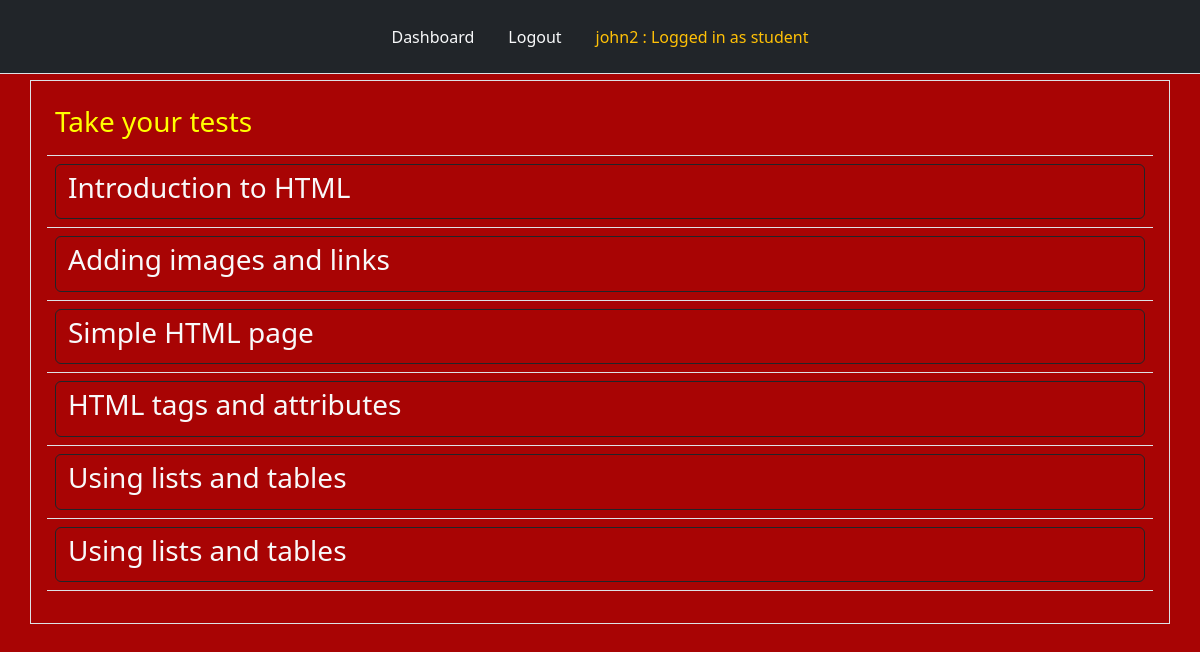
The page /take_test (signed in) on the database its author committed.
### tables this page shows
CREATE TABLE "students" (
	"id"	INTEGER,
	"name"	TEXT NOT NULL,
	"fullname"	TEXT NOT NULL,
	"password"	TEXT NOT NULL,
	"klass"	TEXT NOT NULL,
	PRIMARY KEY("id")
);

CREATE TABLE "tests" (
  id INTEGER PRIMARY KEY,
  title TEXT NOT NULL,
  teacher_name TEXT NOT NULL,
  assigned_test INTEGER,
  assigned_klass TEXT NOT NULL,
  test_id INTEGER
);

### app.py (the view)
@app.route("/take_test", methods=["POST", "GET"])
def take_test():
    user = get_current_user()
    db = connect_to_DB()
    klass = user["klass"]
    query = db.execute("SELECT * FROM tests WHERE assigned_klass = ? AND assigned_test = 1", [klass])
    tests = query.fetchall()
    return render_template("take_test.html", user=user, tests=tests)

### app.py (called while the page is built)
@app.teardown_appcontext
def close_database(error):
    if hasattr(g, "app_database_db"):
        g.app_database_db.close()

def get_current_user():
    user_result = None
    if 'user' in session:
        user = session['user']
        db = getDatabase()
        student_cursor = db.execute("SELECT * FROM students WHERE name = ?", [user])
        student_result = student_cursor.fetchone()
        if student_result:
            user_result = student_result
        else:
            user_cursor = db.execute("SELECT * FROM users WHERE name = ?", [user])
            user_result = user_cursor.fetchone()
    return user_result

### database.py (called while the page is built)
def connect_to_DB():
    current_dir = os.path.dirname(os.path.abspath(__file__))
    db_file = os.path.join(current_dir, "app_database.db")
    sql = sqlite3.connect(db_file)
    sql.row_factory = sqlite3.Row
    return sql

def getDatabase():
    if not hasattr(g, "app_database_db"):
        g.app_database_db = connect_to_DB()
    return g.app_database_db

### templates/take_test.html (shortened to what this page needs)
{% from "nav.html" import links %}
<!doctype html>
<html lang="en">
  <head>
    <link href="https://cdn.jsdelivr.net/npm/bootstrap@5.2.3/dist/css/bootstrap.min.css" rel="stylesheet">
    <link rel="stylesheet" type="text/css" href="{{ url_for('static', filename = 'style.css') }}"
  </head>
  <body>
        <div class="header mb-2">
            {{ links(user) }}
        </div>
        <div class="question container border text-light p-3">
          <table class="table table-hover text-light">
            <thead>
              <tr>
                <th scope="col">
                  {% if tests %}
                    <h3 style="color: yellow">Take your tests</h3>
                  {% else %}
                    <h3 style="text-align: center; color: yellow"> No assigned Test Yet <br> Enjoy the silence!!</h3>
                  {% endif %}
                </th>
              </tr>
            </thead>
            <tbody>
              {% for test in tests %}
              <tr class="text-light">
                <td>
                  <div class="d-grid gap-2">
                    <button class="btn btn-outline-dark" type="button">
                      <a href="/tests_created/{{ test.test_id }}/" class="text-light no-underline-left">
                      <h3> {{ test.title }} </h3>
                      </a>
                    </button>
                  </div>
                </td>
              </tr>
              {% endfor %}
            </tbody>
          </table>
        </div>
  </body>
</html>

### templates/nav.html (shortened to what this page needs)
{% macro links(user) %}
<ul class="nav nav-tabs p-3 bg-dark justify-content-center position-fixed" style="top: 0; width: 100%; z-index: 9999;">
    {% if user %}
    <li class="nav-item">
        <a class="nav-link text-light" href="{{ url_for('dashboard') }}">Dashboard</a>
    </li>
    <li class="nav-item">
        <a class="nav-link text-light" href="{{ url_for('logout') }}">Logout</a>
    </li>
    {% endif %}
    {% if user %}
        <li class="nav-item">
            <a class="nav-link text-warning" href="{{ url_for('dashboard') }}">
                {{ user['name'] }} : Logged in as
                {% if user['klass'] in ["KG1", "KG2", "NUR1", "NUR2", "PRY1", "PRY2", "PRY3", "PRY4", "PRY5", "PRY6"] %}
                    student
                {% else %}
                    {{ user['role'] }}
                {% endif %}
            </a>
        </li>
    {% endif %}
</ul>
{% endmacro %}

### static/style.css (style rules this page uses)
body { background-color: rgb(168, 4, 4); margin-top: 80px; }
.no-underline-left { text-decoration: none; text-align: left; }

### rows shown on the page
students: name "john2"
tests: title "Introduction to HTML"
tests: title "Adding images and links"
tests: title "Simple HTML page"
tests: title "HTML tags and attributes"
tests: title "Using lists and tables"
tests: title "Using lists and tables"
